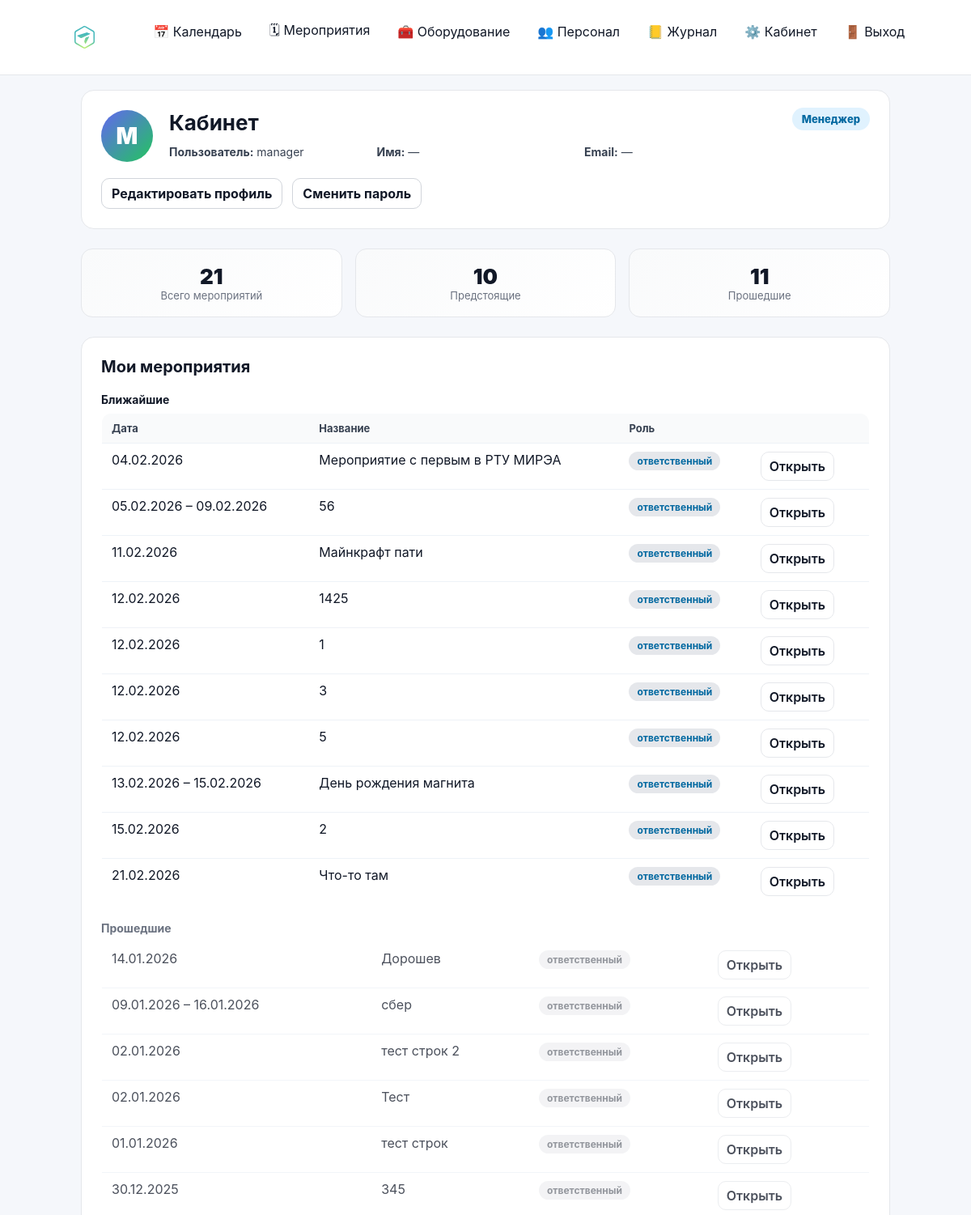
The page /cabinet/ (signed in, upper part) on the database as committed earlier.
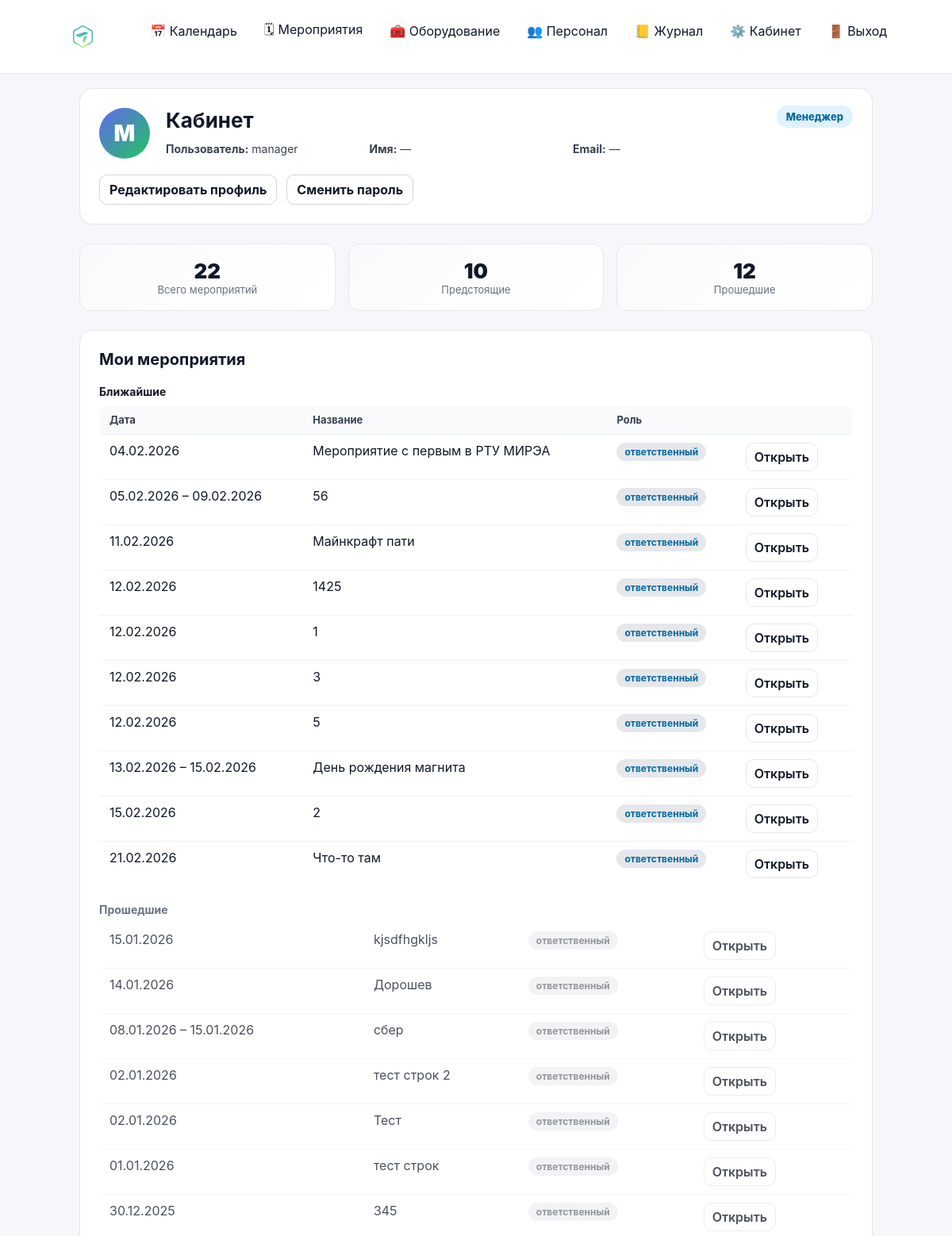
The same page on the database as committed later.
### events/models.py (models this page shows, shortened)
class Event(models.Model):
    class Meta:
        permissions = [
            ("edit_event_card", "Can edit event card (dates/status/etc)"),
            ("edit_event_equipment", "Can edit event equipment (own/rented)"),
        ]
    STATUS_DRAFT = "draft"
    STATUS_CONFIRMED = "confirmed"
    STATUS_CANCELLED = "cancelled"
    STATUS_CLOSED = "closed"
    STATUS_CHOICES = (
        (STATUS_DRAFT, "Черновик"),
        (STATUS_CONFIRMED, "Подтверждено"),
        (STATUS_CANCELLED, "Отменено"),
        (STATUS_CLOSED, "Закрыто"),
    )
    name = models.CharField(max_length=200)
    start_date = models.DateField()
    end_date = models.DateField(blank=True, null=True)
    client = models.CharField(max_length=200, blank=True)
    location = models.CharField(max_length=200, blank=True)
    responsible = models.ForeignKey(
        User,
        on_delete=models.SET_NULL,
        null=True,
        related_name="events",
    )
    s_engineer = models.ForeignKey(
        User,
        on_delete=models.SET_NULL,
        null=True,
        blank=True,
        related_name="senior_events",
    )
    engineers = models.ManyToManyField(
        User,
        blank=True,
        related_name="engineer_events",
    )
    is_deleted = models.BooleanField(default=False)
    deleted_at = models.DateTimeField(null=True, blank=True)
    status = models.CharField(
        max_length=20,
        choices=STATUS_CHOICES,
        default=STATUS_DRAFT,
    )
    created_at = models.DateTimeField(auto_now_add=True)

### cabinet/views.py (the view)
# urls.py: path("", views.dashboard, name="dashboard"),
@login_required
def dashboard(request):
    user = request.user
    today = date.today()
    q = Q(responsible=user)
    if hasattr(Event, "s_engineer"):
        q = q | Q(s_engineer=user)
    if hasattr(Event, "engineers"):
        q = q | Q(engineers=user)
    qs = (
        Event.objects
        .filter(q, is_deleted=False)
        .distinct()
        .order_by("start_date", "id")
    )
    if hasattr(Event, "s_engineer"):
        qs = qs.select_related("responsible", "s_engineer")
    else:
        qs = qs.select_related("responsible")
    if hasattr(Event, "engineers"):
        qs = qs.prefetch_related("engineers")
    upcoming = []
    past = []
    for ev in qs:
        end = ev.end_date or ev.start_date
        role_name, role_slug = _event_user_role(ev, user)
        item = {
            "event": ev,
            "date_display": _format_date_range(ev.start_date, ev.end_date),
            "role_name": role_name,
            "role_slug": role_slug,
        }
        if end >= today:
            upcoming.append(item)
        else:
            past.append(item)
    upcoming.sort(key=lambda x: (x["event"].start_date, x["event"].id))
    past.sort(key=lambda x: (x["event"].start_date, x["event"].id), reverse=True)
    stats = {
        "total": len(upcoming) + len(past),
        "upcoming": len(upcoming),
        "past": len(past),
    }
    role_name, role_slug = _get_primary_role(user)
    context = {
        "role_name": role_name,
        "role_slug": role_slug,
        "stats": stats,
        "upcoming_events": upcoming,
        "past_events": past,
    }
    return render(request, "cabinet/dashboard.html", context)

### accounts/context_processors.py (called while the page is built)
def authz_flags(request):
    user = getattr(request, "user", None)
    return {
        "can_manage_staff": can_manage_staff(user),
        "can_edit_event_card": can_edit_event_card(user),
        "can_edit_event_equipment": can_edit_event_equipment(user),
        "can_edit_inventory": can_edit_inventory(user),
    }

### accounts/permissions.py (called while the page is built)
def _ok(user) -> bool:
    return bool(user and user.is_authenticated)

def is_super(user) -> bool:
    return bool(_ok(user) and getattr(user, "is_superuser", False))

def can_manage_staff(user) -> bool:
    return is_super(user) or (_ok(user) and user.has_perm("accounts.manage_staff"))

def can_edit_inventory(user) -> bool:
    return is_super(user) or (_ok(user) and user.has_perm("inventory.manage_inventory"))

def can_edit_event_card(user) -> bool:
    return is_super(user) or (_ok(user) and user.has_perm("events.edit_event_card"))

def can_edit_event_equipment(user) -> bool:
    return is_super(user) or (_ok(user) and user.has_perm("events.edit_event_equipment"))

### cabinet/views.py (called while the page is built)
def _format_date_range(start, end):
    if not end or end == start:
        return start.strftime("%d.%m.%Y")
    return f"{start.strftime('%d.%m.%Y')} – {end.strftime('%d.%m.%Y')}"

### cabinet/templates/cabinet/dashboard.html (shortened to what this page needs)
{% extends "base.html" %}
{% load static %}
{% block content %}
<div class="cabinet-page">
    <div class="cabinet-card cabinet-profile">
        <div class="cabinet-profile-header">
            <div class="cabinet-avatar">
                {{ user.first_name|default:user.username|slice:":1"|upper }}
            </div>
            <div class="cabinet-profile-info">
                <h1 class="cabinet-title">Кабинет</h1>
                <div class="cabinet-user-meta">
                    <div><strong>Пользователь:</strong> {{ user.username }}</div>
                    <div><strong>Имя:</strong> {{ user.get_full_name|default:"—" }}</div>
                    <div><strong>Email:</strong> {{ user.email|default:"—" }}</div>
                </div>
            </div>
            <div class="cabinet-role">
                <span class="role-badge role-{{ role_slug }}">
                    {{ role_name }}
                </span>
            </div>
        </div>
        <div class="cabinet-actions">
            <a href="{% url 'cabinet:profile_edit' %}" class="btn">
                Редактировать профиль
            </a>
            <a href="{% url 'cabinet:password_change' %}" class="btn">
                Сменить пароль
            </a>
        </div>
    </div>
    <div class="cabinet-stats">
        <div class="stat-card">
            <div class="stat-value">{{ stats.total }}</div>
            <div class="stat-label">Всего мероприятий</div>
        </div>
        <div class="stat-card">
            <div class="stat-value">{{ stats.upcoming }}</div>
            <div class="stat-label">Предстоящие</div>
        </div>
        <div class="stat-card">
            <div class="stat-value">{{ stats.past }}</div>
            <div class="stat-label">Прошедшие</div>
        </div>
    </div>
    <div class="cabinet-card">
        <h2 class="cabinet-section-title">Мои мероприятия</h2>
        {% if upcoming_events %}
        <div class="cabinet-subtitle">Ближайшие</div>
        <table class="list-table">
            <thead>
                <tr>
                    <th>Дата</th>
                    <th>Название</th>
                    <th>Роль</th>
                    <th></th>
                </tr>
            </thead>
            <tbody>
                {% for item in upcoming_events %}
                <tr>
                    <td>{{ item.date_display }}</td>
                    <td>{{ item.event.name }}</td>
                    <td>
                        <span class="role-pill role-{{ item.role_slug }}">
                            {{ item.role_name }}
                        </span>
                    </td>
                    <td>
                        <a href="{% url 'event_detail' item.event.id %}" class="btn btn-secondary">
                            Открыть
                        </a>
                    </td>
                </tr>
                {% endfor %}
            </tbody>
        </table>
        {% endif %}
        {% if past_events %}
        <div class="cabinet-subtitle cabinet-subtitle-muted">Прошедшие</div>
        <table class="list-table list-table-muted">
            <tbody>
                {% for item in past_events %}
                <tr>
                    <td>{{ item.date_display }}</td>
                    <td>{{ item.event.name }}</td>
                    <td>
                        <span class="role-pill role-muted">
                            {{ item.role_name }}
                        </span>
                    </td>
                    <td>
                        <a href="{% url 'event_detail' item.event.id %}" class="btn btn-secondary">
                            Открыть
                        </a>
                    </td>
                </tr>
                {% endfor %}
            </tbody>
        </table>
        {% endif %}
    </div>
</div>
{% endblock %}

Rows that differ between the two databases and show on the page:
added Event: date_display "15.01.2026", event.name "kjsdfhgkljs", role_name "ответственный"
changed Event "сбер": date_display "09.01.2026 – 16.01.2026" → "08.01.2026 – 15.01.2026"
Other text that changed with them:
{{ stats.total }}: "21" → "22"
{{ stats.past }}: "11" → "12"
